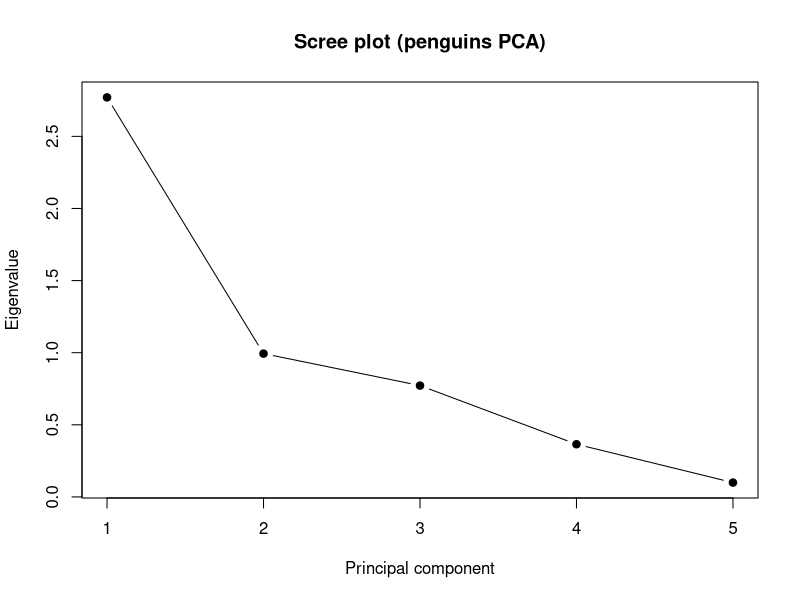
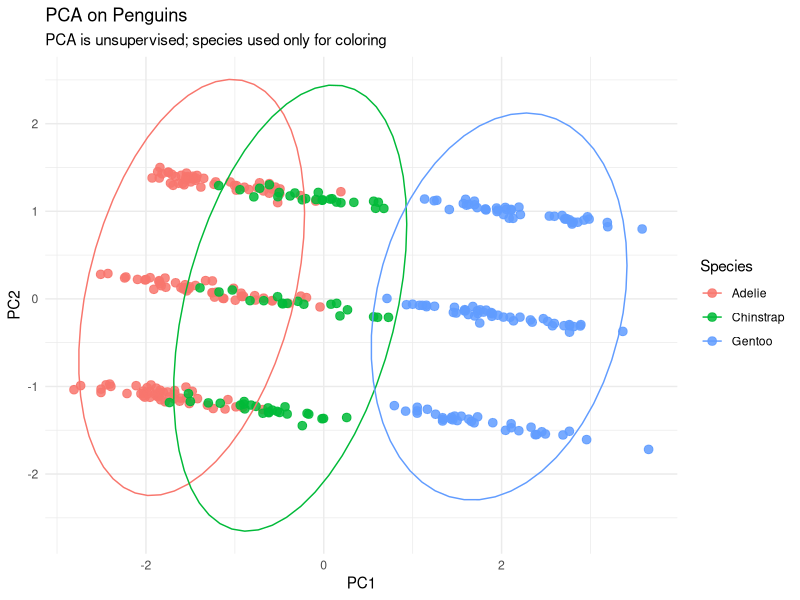
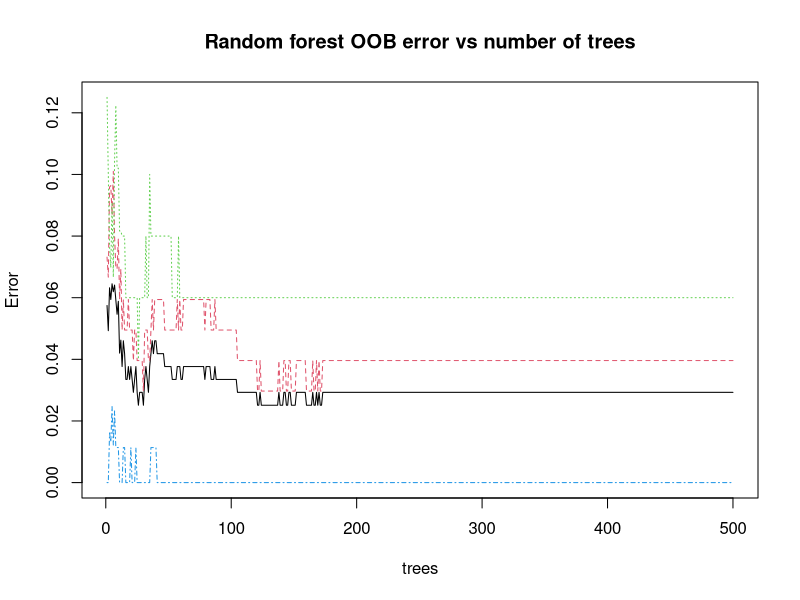
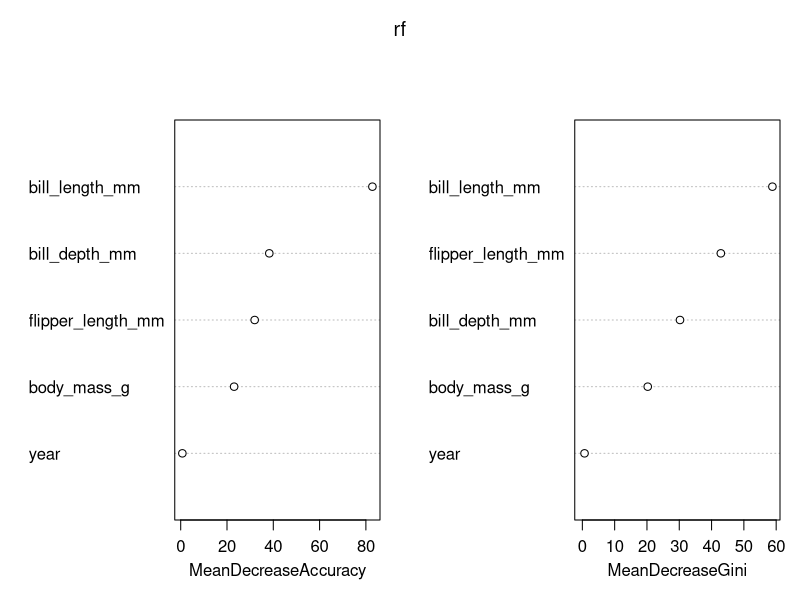

R code for these plots, in order:
## ---- chunk 1
# For reproducible results
set.seed(1)
# Loading Packages
library(ggplot2)
library(dplyr)
library(psych)        # Bartlett's test
library(randomForest) # Random forest
library(palmerpenguins)

# Data
data(penguins)

head(penguins)
str(penguins)
## ---- chunk 2

# Create a figure showing PC1 and PC2 with 95% CI ellipses
## Do you see good separation of your groups on either axis? 

# Select only numeric columns
penguins_num <- penguins %>%
  select(where(is.numeric)) %>%
  na.omit()

# Species column
penguins_species <- penguins$species

# Correlation matrix
round(cor(penguins_num), 2)
## ---- chunk 3
bart <- cortest.bartlett(cor(penguins_num), n = nrow(penguins_num))
bart
## ---- chunk 4
pca <- prcomp(penguins_num, center = TRUE, scale. = TRUE)
summary(pca)
## ---- chunk 5
eig <- pca$sdev^2
pve <- eig / sum(eig)

pca_var_table <- data.frame(
  PC = paste0("PC", 1:length(eig)),
  Eigenvalue = round(eig, 3),
  PVE = round(pve, 3),
  CumPVE = round(cumsum(pve), 3)
)
pca_var_table
## ---- chunk 6
plot(eig, type = "b", pch = 19,
     xlab = "Principal component",
     ylab = "Eigenvalue",
     main = "Scree plot (penguins PCA)")
## ---- chunk 7
# test
test <- function(p) sapply(1:p, function(k) sum(1/(k:p)) / p)
te <- test(ncol(penguins_num))

retain <- data.frame(
  PC = paste0("PC", 1:length(pve)),
  ObservedPVE = round(pve, 3),
  test = round(te, 3),
  Keep = pve > te
)
retain
## ---- chunk 8
head(pca$x)
## ---- chunk 9

penguins_clean <- penguins %>%
  select(species, where(is.numeric)) %>%
  na.omit()
penguins_num <- penguins_clean %>%
  select(-species)

# Species vector
penguins_species <- penguins_clean$species

# PCA
pca <- prcomp(penguins_num, scale. = TRUE)

# PCA scores
scores <- as.data.frame(pca$x)

# Add species
scores$Species <- penguins_species
head(pca$x)
pca$rotation
## ---- chunk 10
scores <- as.data.frame(pca$x)
scores$Species <- penguins_species

plt <- ggplot(scores, aes(PC1, PC2, color = Species)) +
  geom_point(size = 2.6, alpha = 0.85) +
  stat_ellipse() +
  theme_minimal() +
  labs(
    title = "PCA on Penguins",
    subtitle = "PCA is unsupervised; species used only for coloring"
  )

plt
## ---- chunk 11
man <- manova(cbind(PC1, PC2) ~ Species, data = scores)
summary(man, test = "Pillai")
## ---- chunk 12
set.seed(60)
id_train <- sample(seq_len(nrow(penguins)), size = 0.7 * nrow(penguins))
train <- penguins[id_train, ]
test  <- penguins[-id_train, ]

## ---- chunk 13
set.seed(100)

train_ind <- sample(
  1:nrow(penguins_clean),
  0.7 * nrow(penguins_clean)
)

train <- penguins_clean[train_ind, ]
test  <- penguins_clean[-train_ind, ]
print(head(train))

#Random forest model
rf <- randomForest(
  species ~ .,
  data = train,
  ntree = 500,
  mtry = 2,
  importance = TRUE
)

# Print model
rf
## ---- chunk 14
# Predictions
pred <- predict(rf, newdata = test)
table(
  Observed = test$species,
  Predicted = pred
)
## ---- chunk 15
acc <- mean(pred == test$species)
acc
## ---- chunk 16
plot(rf, main = "Random forest OOB error vs number of trees")
## ---- chunk 17
importance(rf)
## ---- chunk 18
varImpPlot(rf)
## ---- chunk 19
#Based on GINI, the most important variables were bill_length_mm and flipper_length_mm.  

#The variable year was consistently the least important across both Random Forest metrics.
